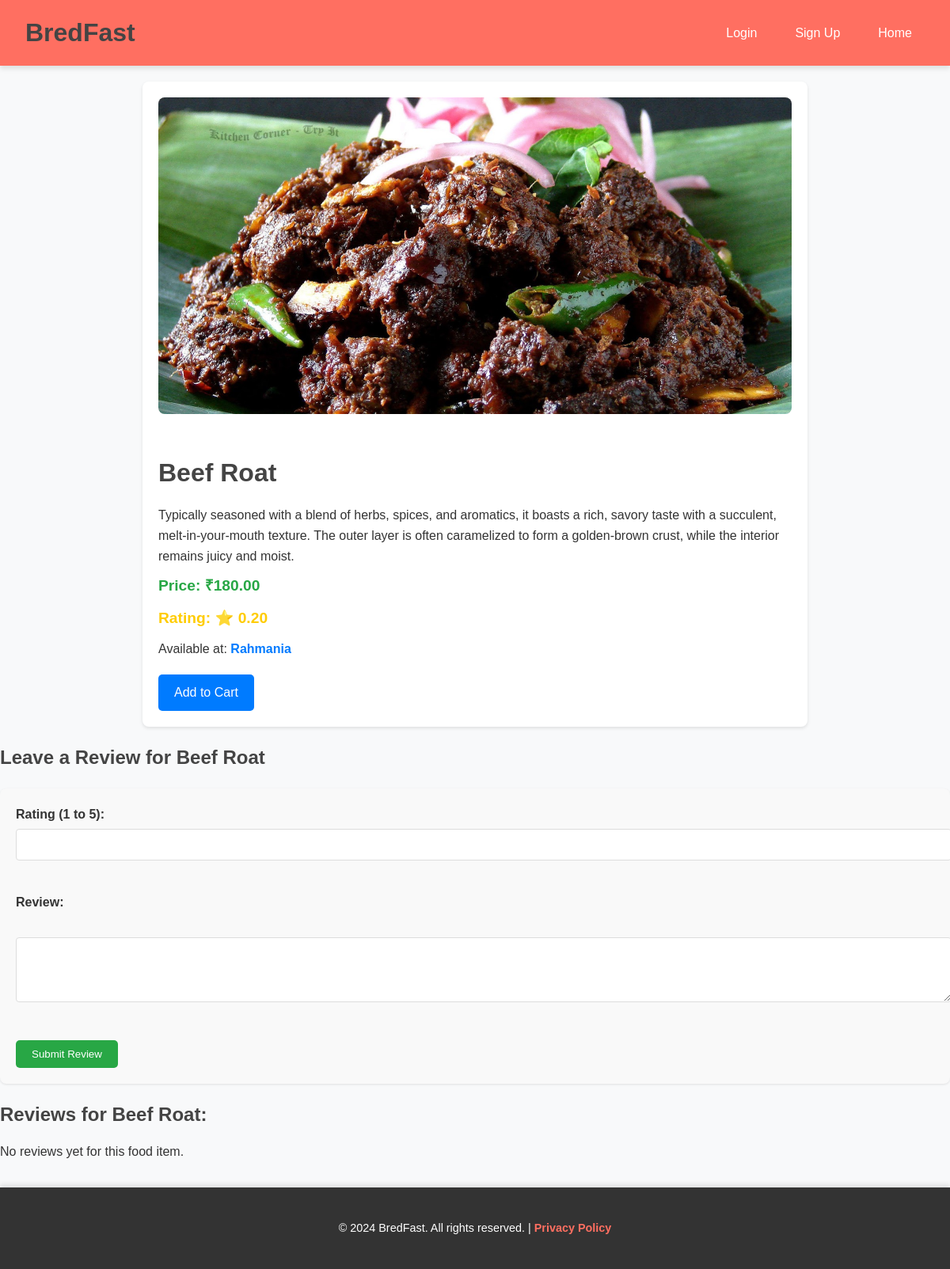
Page /menuitem/3/ on the committed database.
### check2_app/models.py (models this page shows, shortened)
class MenuItem(models.Model):
    restaurant = models.ForeignKey(Restaurant, on_delete=models.CASCADE, related_name="menu_items")
    name = models.CharField(max_length=255)
    category = models.ForeignKey(Category, on_delete=models.CASCADE)
    description = models.TextField(blank=True, null=True)
    price = models.DecimalField(max_digits=10, decimal_places=2)
    image = models.ImageField(upload_to='uploads/menu_images/', blank=True, null=True)
    rating = models.DecimalField(max_digits=2, decimal_places=2)

class Restaurant(models.Model):
    name = models.CharField(max_length=255)
    address = models.CharField(max_length=255)
    latitude = models.FloatField(blank=True, null=True)
    longitude = models.FloatField(blank=True, null=True)
    image = models.ImageField(upload_to='uploads/restaurant_images/', blank=True, null=True)
    categories = models.ManyToManyField('Category', related_name='restaurants')

### check2_app/views.py (the view, shortened to what this page needs)
# urls.py: path('menuitem/<int:pk>/', views.food_item, name='food-item'),
def food_item(request, pk):
    menu_item = get_object_or_404(MenuItem, pk=pk)
    return render(request, 'food.html', {'menuitem': menu_item})

### templates/food.html (shortened to what this page needs)
<!DOCTYPE html>
<html lang="en">
<head>
</head>
<body>
    <header>
        <h1>BredFast</h1>
        <nav>
            {% if user.is_authenticated %}
                <a href="{% url 'logout' %}">Logout</a>
                <a href="{% url 'cart-view' %}">Cart</a>
                <a href="{% url 'home' %}">Home</a>
            {% else %}
                <a href="{% url 'login' %}">Login</a>
                <a href="{% url 'signup' %}">Sign Up</a>
                <a href="{% url 'home' %}">Home</a>
            {% endif %}
        </nav>
    </header>
    <div class="container">
        {% if menuitem.image %}
            <img src="{{ menuitem.image.url }}" alt="{{ menuitem.name }}">
        {% endif %}
        <h1>{{ menuitem.name }}</h1>
        <p>{{ menuitem.description }}</p>
        <p class="price">Price: ₹{{ menuitem.price }}</p>
        <p class="rating">Rating: ⭐ {{ menuitem.rating }}</p>
        <p>Available at: <span class="restaurant-name">{{ menuitem.restaurant.name }}</span></p>
        <a href="{% url 'add-to-cart' menuitem.id %}" class="btn-cart">Add to Cart</a>
    </div>
    <h2>Leave a Review for {{ menuitem.name }}</h2>
    <form method="POST">
        <label for="rating">Rating (1 to 5):</label>
        <input type="number" id="rating" name="rating" min="1" max="5" required><br><br>
        <label for="comment">Review:</label><br>
        <textarea id="comment" name="comment" rows="4" required></textarea><br><br>
        <button type="submit">Submit Review</button>
    </form>
    <h2>Reviews for {{ menuitem.name }}:</h2>
    {% if menuitem.reviews.all %}
        {% for review in menuitem.reviews.all %}
            <div class="review-container">
                <div class="review-header">
                    <span class="username">{{ review.user.username }}</span>
                    <span class="rating">⭐ {{ review.rating }}</span>
                    <span class="date">{{ review.created_at|date:"F j, Y" }}</span>
                </div>
                <div class="review-body">{{ review.comment }}</div>
            </div>
        {% endfor %}
    {% else %}
        <p>No reviews yet for this food item.</p>
    {% endif %}
    <footer>
        <p>&copy; 2024 BredFast. All rights reserved. | <a href="#">Privacy Policy</a></p>
    </footer>
</body>
</html>

### templates/food.html (style rules this page uses)
body { font-family: Arial, sans-serif; line-height: 1.6; margin: 0; padding: 0; background-color: #f8f9fa; color: #333; }
.container { max-width: 800px; margin: 20px auto; padding: 20px; background: #fff; border-radius: 8px; box-shadow: 0 2px 4px rgba(0, 0, 0, 0.1); }
h1, h2 { color: #444; margin-bottom: 15px; }
p { margin: 10px 0; }
img { width: 100%; max-height: 400px; object-fit: cover; border-radius: 8px; margin-bottom: 20px; }
.price, .rating { font-size: 1.2em; font-weight: bold; margin: 10px 0; }
.price { color: #28a745; }
.rating { color: #ffcc00; }
.restaurant-name { font-weight: bold; color: #007bff; }
.btn-cart { display: inline-block; background: #007bff; color: #fff; padding: 10px 20px; text-decoration: none; border-radius: 5px; transition: background 0.3s; margin-top: 10px; }
form { margin-top: 20px; padding: 20px; background: #f9f9f9; border-radius: 8px; box-shadow: 0 1px 3px rgba(0, 0, 0, 0.1); }
form label { font-weight: bold; display: block; margin-bottom: 5px; }
form input[type="number"], form textarea { width: 100%; padding: 10px; margin-bottom: 15px; border: 1px solid #ddd; border-radius: 4px; font-size: 1em; }
form button[type="submit"] { background: #28a745; color: #fff; padding: 10px 20px; border: none; border-radius: 5px; cursor: pointer; transition: background 0.3s; }
header { background-color: #ff6f61; color: #fff; padding: 1rem 2rem; display: flex; justify-content: space-between; align-items: center; box-shadow: 0 4px 6px rgba(0, 0, 0, 0.1); position: sticky; top: 0; z-index: 1000; }
header h1 { font-size: 2rem; margin: 0; font-weight: bold; }
header nav { display: flex; gap: 1rem; }
header nav a { color: #fff; text-decoration: none; padding: 0.5rem 1rem; border-radius: 5px; transition: background-color 0.3s ease; }
footer { background-color: #333; color: #fff; text-align: center; padding: 2rem 1rem; margin-top: 2rem; box-shadow: 0 -4px 6px rgba(0, 0, 0, 0.1); }
footer p { margin: 0.5rem 0; font-size: 0.9rem; }
footer a { color: #ff6f61; text-decoration: none; font-weight: bold; }

### rows in the picture
MenuItem: image (picture), name "Beef Roat", description "Typically seasoned with a blend of herbs, spices, and aromatics, it boasts a rich, savory taste with a succulent, melt-in-your-mouth texture. The outer layer is often caramelized to form a golden-brown crust, while the interior remains juicy and moist.", price "180.00", rating "0.20", restaurant.name "Rahmania"
